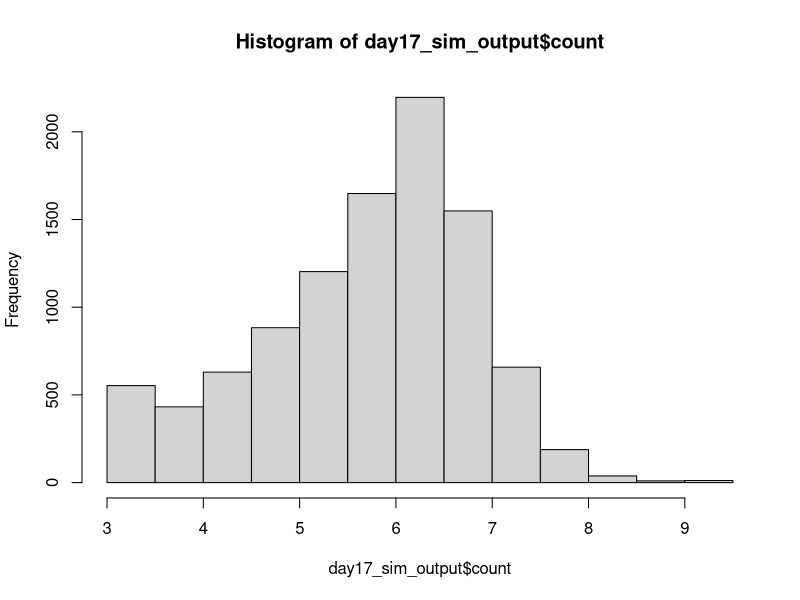
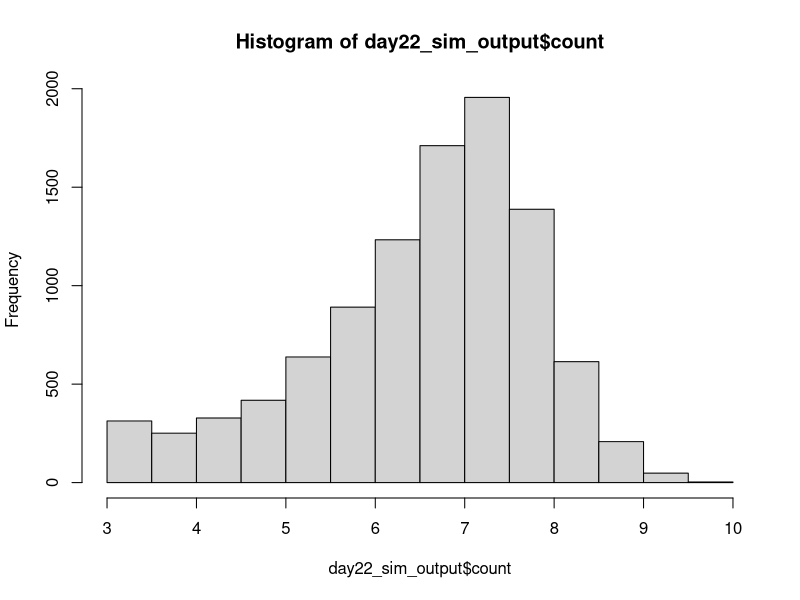

The R script that drew these images, in order: (Note: this script raises an error after producing the figures.)
## ---------------------------Title---------------------------------------------
# CIDA Shelf Life Model

## ---------------------------Description---------------------------------------
# Project: CIDA Spinach 

# Description: 

## ---------------------------Packages------------------------------------------

#   Loading packages
library(dplyr); library(MASS); library(VGAM)

## ---------------------------Seed----------------------------------------------

#Set seed
set.seed(1)

## ---------------------------Inputs--------------------------------------------

#Load in data

strain_param <- read.csv("primary_model_parameters_strain_by_rep_2022_08_26.csv", header = TRUE)
apc_param <- read.csv("primary_model_parameters_apc_by_rep_2022_09_01.csv", header = TRUE)

mumax_secon <- read.csv("secondary_model_mumax_strain_by_rep_2022-09-01.csv", header = TRUE)
lag_secon <- read.csv("secondary_model_lag_strain_by_rep_2022_09_01.csv", header = TRUE)
mumax_secon$b_mu <- 0.8*mumax_secon$b_mu
lag_apc_secon <- read.csv("secondary_model_lag_apc_by_rep2022_09_01.csv", header = TRUE)

initial_count <- read.csv("initial_distribution_2022_08_24.csv", header = TRUE)
st_frequency <- read.csv("st_frequency_2022_05_18.csv", header = TRUE)

#Change strain parameters to lowercase 
strain_param$isolate <- tolower(strain_param$isolate)
apc_param$isolate <- tolower(apc_param$isolate)

mumax_secon$isolate <- tolower(mumax_secon$isolate)
lag_secon$isolate <- tolower(lag_secon$isolate)

#Initial Count Distribution: Log transforming initial count, and fitting a normal distribution to the data
initial_count_dist <- function(n){
  ans <- runif(n, min = initial_count$min, max = initial_count$max)
  return(ans)
}

#ST Distribution
isolates <- st_frequency$cida_isolates
st_prev <- st_frequency$frequency

st_dist <- function(n) {
ans <- sample(isolates, size = n, prob = st_prev, replace = T)
return(ans)
}

#Storage Temperature Distribution
temp_location <- 4
temp_shape <- 2.31

temp_dist <- function(n) {
  ans <- rlaplace(n, temp_location, temp_shape)
  for(i in 1:n)
  while (ans[i] < 0 | ans[i] > 10) {
    ans[i] <- rlaplace(1, temp_location, temp_shape)
  }
  return(ans)
}

#Primary Growth Models 


#Baranyi
baranyi <- function(day, log10n0, log10nmax, mumax, lag){
  log10n <- log10nmax + log10((-1 + exp(mumax * lag) + exp(mumax * day))/(exp(mumax * day) - 1 + exp(mumax * lag) * 10^(log10nmax - log10n0)))
}

#Baranyi without lag
baranyi_no_lag <- function(day, log10n0, log10nmax, mumax){
  log10n <- log10nmax - log10(1 + (10^(log10nmax - log10n0) - 1) * exp(-mumax * day))
}

#Buchanan
buchanan <- function(day, log10n0, log10nmax, mumax, lag){
  log10n <- log10n0 + (day >= lag) * (day <= (lag + (log10nmax - log10n0) * log(10) / mumax)) * mumax * (day - lag) / log(10) + (day >= lag) * (day>(lag + (log10nmax - log10n0) * log(10) / mumax)) * (log10nmax - log10n0)
}

#Buchanan without lag
buchanan_no_lag <- function(day, log10n0, log10nmax, mumax){
  log10n <- log10n0 + (day <= ((log10nmax - log10n0) * log(10) / mumax)) * mumax * day / log(10) + (day > ((log10nmax - log10n0) * log(10) / mumax)) * (log10nmax - log10n0)
}

#Gompertz
gompertz <- function(day, log10n0, log10nmax, mumax, lag){
  log10n <- log10n0 + (log10nmax - log10n0) * exp(-exp(mumax * exp(1) * (lag - day) / ((log10nmax - log10n0) * log(10)) + 1))
}


log10N_with_lag <- function(day, log10n0, log10nmax, mumax, lag, model) {
  ans <- numeric(length = length(day))
  for(i in seq_along(day)){
    if (model[i] == "baranyi") {
      ans[i] <- baranyi(day[i], log10n0[i], log10nmax[i], mumax[i], lag[i])
    }
    else if(model[i] == 'buchanan') {
      ans[i] <- buchanan(day[i], log10n0[i], log10nmax[i], mumax[i], lag[i])
    }
    else if(model[i] == "gompertz"){
      ans[i] <- gompertz(day[i], log10n0[i], log10nmax[i], mumax[i], lag[i])
    } 
    else{
      stop(paste0(model, " is not a valid model name. Must be one of Buchanan, Baranyi, Gompertz."))
    }
  }
  return(ans)
  
}

log10N_without_lag <- function(day, log10n0, log10nmax, mumax, model) {
  ans <- numeric(length = length(day))
  for(i in seq_along(day)){
    if (model[i] == "baranyi_no_lag") {
      ans[i] <- baranyi_no_lag(day[i], log10n0[i], log10nmax[i], mumax[i])
    }
    else if(model[i] == 'buchanan_no_lag') {
      ans[i] <- buchanan_no_lag(day[i], log10n0[i], log10nmax[i], mumax[i])
    }
    else{
      stop(paste0(model, " is not a valid model name. Must be one of Buchanan, Baranyi, Gompertz."))
    }
  }
  return(ans)
  
}

#Secondary model 

NewMu <- function(temp, b, temp_min) {
  sqrt_mu <- b*(temp - temp_min)
  ans <- sqrt_mu^2
  return(ans)
}

NewLag <- function(temp, b, temp_min) {
  sqrt_lag <- b*(temp - temp_min)
  ans <- sqrt_lag^2
  return(ans)
}

## ---------------------------Simulation Overview-------------------------------

n_packages <- 10000
n_sim <- n_packages
n_day <- 22

## ---------------Assigning Model Inputs----------------------------------------

#Assigning initial count, ST and temperature to each package
packages_sim <- data.frame(matrix(, nrow = n_sim, ncol = 9))
colnames(packages_sim) <- c("package", "initial_count", "storage_temp", "isolate", "isolate_rep", "model", "lag", "mu", "nmax")

packages_sim$package <- rep(1:n_packages)
packages_sim$initial_count <- initial_count_dist(n_sim)
packages_sim$storage_temp <- temp_dist(n_sim)
packages_sim$isolate <- st_dist(n_sim)
packages_sim$isolate_rep <- sample(1:3, n_sim, replace = TRUE)

#Assigning a growth model to each package. The selected model will be the best fitting model at 6˚C 
for(i in 1:n_sim){
  strain_index <- which(packages_sim$isolate[i] == strain_param$isolate & packages_sim$isolate_rep[i] == strain_param$rep & 6 == strain_param$temp)
  packages_sim$model[i] <- strain_param$model_type[strain_index]
}

#Assign lag to each package

for(i in 1:n_sim){
  rep <- packages_sim$isolate_rep[i]
  if(packages_sim$isolate[i] == "s12-0180"){
    rep <- sample(c(1, 3), 1, replace = TRUE)
  } else if (packages_sim$isolate[i] == "s12-0184"){
    rep <- 1
  } else if (packages_sim$isolate[i] == "s12-0132"){
    rep <- 3
  }  else {
    rep <- rep
  }
  apc_lag <- 0
  strain_index <- which(packages_sim$isolate[i] == lag_secon$isolate & rep == lag_secon$rep)
  strain_lag <- NewLag(packages_sim$storage_temp[i], lag_secon$b_mu[strain_index], lag_secon$temp_min_mu[strain_index])
  strain_lag <- ifelse(packages_sim$isolate[i] == "s12-0166", 0, strain_lag)
  packages_sim$lag[i] <- runif(n = 1, min = min(strain_lag, apc_lag), max = max(strain_lag, apc_lag))
  packages_sim$lag[i] <- packages_sim$lag[i]
}

packages_sim$lag <- ifelse(packages_sim$model %in% c("baranyi_no_lag", "buchanan_no_lag"), NA, packages_sim$lag)

#Assign mumax to each package
for(i in 1:n_sim){
  rep <- ifelse(packages_sim$isolate[i] == "s12-0141", 1, packages_sim$isolate_rep[i])
  strain_index <- which(packages_sim$isolate[i] == mumax_secon$isolate & rep == mumax_secon$rep)
  package_mu <- NewMu(packages_sim$storage_temp[i], mumax_secon$b_mu[strain_index], mumax_secon$temp_min_mu[strain_index])
  packages_sim$mu[i] <- package_mu
}

#Assign nmax to each package
for(i in 1:n_sim){
  rep <- packages_sim$isolate_rep[i]
strain_index <- which(packages_sim$isolate[i] == strain_param$isolate & rep == strain_param$rep & 6 == strain_param$temp)
apc_index <- which(packages_sim$isolate[i] == apc_param$isolate & rep == apc_param$rep & 6 == apc_param$temp)
strain_nmax <- strain_param$nmax[strain_index]
apc_nmax <- apc_param$nmax[strain_index]
packages_sim$nmax[i] <- runif(n = 1, strain_nmax, apc_nmax)
}

## ----------------Assessing Growth Over Shelf Life-----------------------------

models_with_lag <- c("baranyi", "buchanan", "gompertz")

shelf_life_sim <- packages_sim[rep(seq_len(nrow(packages_sim)), each = 22), ]
rownames(shelf_life_sim) <- 1:nrow(shelf_life_sim)
shelf_life_sim["day"] <- rep(1:n_day, times = n_sim)
shelf_life_sim["count"] <- NA

shelf_life_sim[is.na(shelf_life_sim$lag), ] <- shelf_life_sim[is.na(shelf_life_sim$lag), ] %>% 
  mutate(count = log10N_without_lag(day, initial_count, nmax, mu, model))

shelf_life_sim[!is.na(shelf_life_sim$lag), ] <- shelf_life_sim[!is.na(shelf_life_sim$lag), ] %>% 
  mutate(count = log10N_with_lag(day, initial_count, nmax, mu, lag, model))

## --------------------------------Plotting Outcome-----------------------------

day17_sim_output <- shelf_life_sim %>%
  filter(day == 17)

h17 <- hist(day17_sim_output$count)
h17


day22_sim_output <- shelf_life_sim %>%
  filter(day == 22)

h22 <- hist(day22_sim_output$count)
h22

## --------------------------------Threshold------------------------------------

sa_temp <- shelf_life_sim %>%
  group_by(day) %>%
  summarise(prop_fail = sum(count > 7.6)/n_packages) %>%
  mutate(adj = 0.8) %>%
  mutate(param = "b_mumax")

## --------------------------------Export---------------------------------------

date <- Sys.Date()
date <- gsub("-", "_", date)
file_name <- paste0("output/sa_b_mumax_", date,".csv")
  
write.table(sa_temp, file_name, sep = ",", col.names = !file.exists(file_name), append = T, row.names = FALSE)
